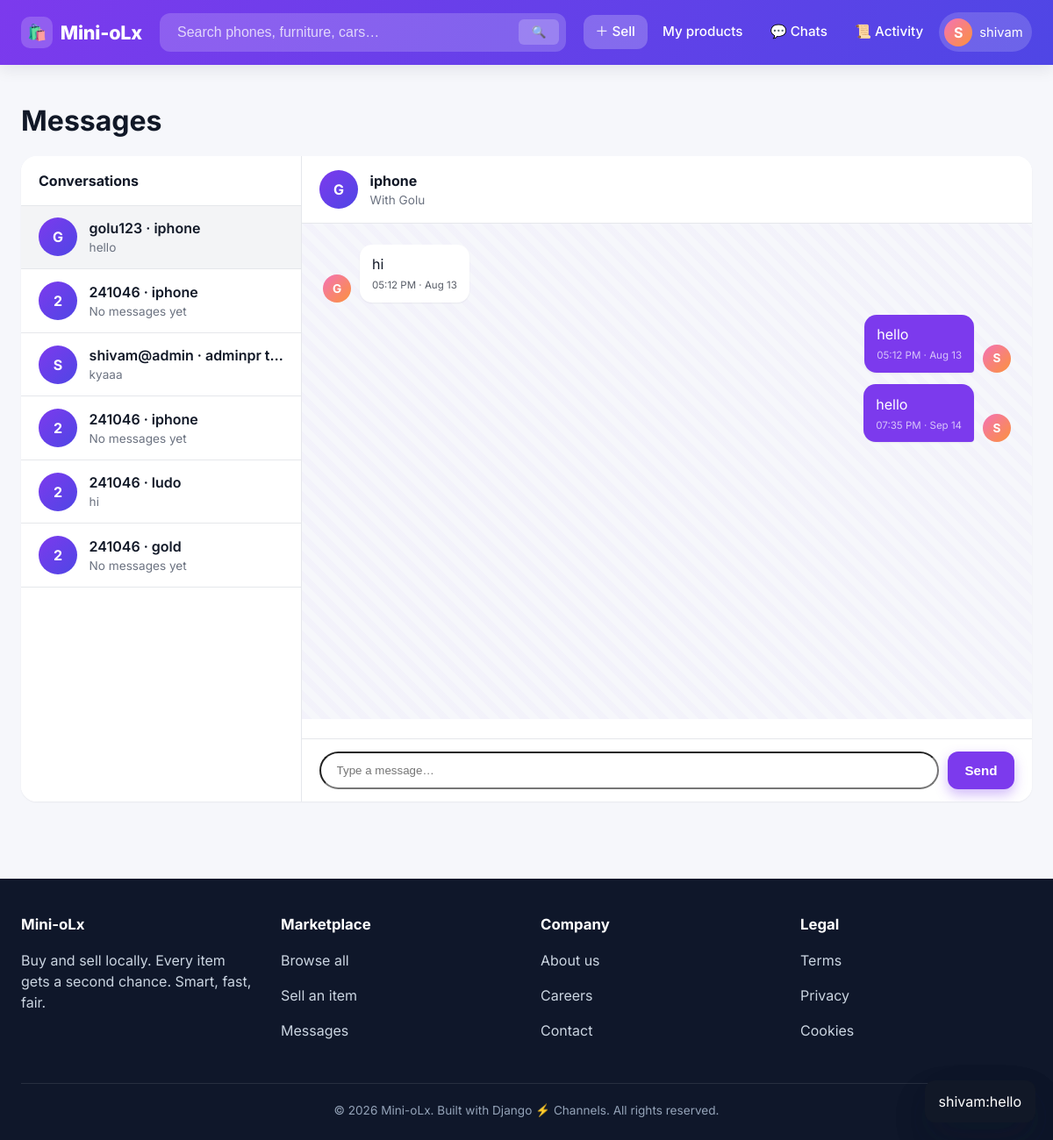
The app's page /chat/chat/7/ (signed in) with its own data.
### accounts/models.py (models this page shows, shortened)
class customUser(AbstractUser):
    email=models.EmailField(unique=True, max_length=254)
    phone=models.CharField(max_length=15,unique=True)
    address=models.CharField(max_length=254,blank=True)

### chat/models.py (models this page shows, shortened)
class message(models.Model):
    room = models.ForeignKey(
        chatroom, on_delete=models.CASCADE, related_name='message'
    )
    sender = models.ForeignKey(User, on_delete=models.CASCADE)
    message = models.TextField()
    created_at = models.DateTimeField(auto_now_add=True)
    class Meta:
        indexes = [
            Index(fields=['room', '-created_at'], name='chat_msg_room_idx'),
        ]
        ordering = ['created_at']
    def __str__(self):
        return f"{self.sender.username}:{self.message[:30]}"

class chatroom(models.Model):
    product = models.ForeignKey(
        product, on_delete=models.CASCADE, related_name='chatrooms'
    )
    buyer = models.ForeignKey(
        User, on_delete=models.CASCADE, related_name='chat_buyer'
    )
    seller = models.ForeignKey(
        User, on_delete=models.CASCADE, related_name='chat_seller'
    )
    created_at = models.DateTimeField(auto_now_add=True)
    updated_at = models.DateTimeField(auto_now=True)
    class Meta:
        unique_together = ('buyer', 'seller', 'product')
        indexes = [
            Index(fields=['buyer', '-updated_at'],  name='chat_room_buyer_idx'),
            Index(fields=['seller', '-updated_at'], name='chat_room_seller_idx'),
        ]
    @property
    def last_message(self):
        return self.message.order_by('-created_at').first()

### product/models.py (models this page shows, shortened)
class product(models.Model):
    seller = models.ForeignKey(settings.AUTH_USER_MODEL, on_delete=models.CASCADE)
    title = models.CharField(max_length=100)
    description = models.TextField()
    price = models.DecimalField(max_digits=10, decimal_places=2)
    category = models.CharField(max_length=50, choices=[
        ('electronics', 'Electronics'),
        ('furniture', 'Furniture'),
        ('clothing', 'Clothing'),
        ('books', 'Books'),
        ('toys', 'Toys'),
        ('other', 'Other'),
    ])
    brand = models.CharField(max_length=50, blank=True, default='Unknown')
    subcategory = models.CharField(max_length=50)
    address = models.CharField(max_length=255)
    phone_number = models.CharField(max_length=15, blank=True, null=True)
    created_at = models.DateTimeField(auto_now_add=True)
    class Meta:
        indexes = [
            Index(fields=['-created_at'], name='prod_created_idx'),
            Index(fields=['category', '-created_at'], name='prod_cat_created_idx'),
            Index(fields=['seller', '-created_at'], name='prod_seller_idx'),
        ]
        ordering = ['-created_at']

### chat/views.py (the view)
# urls.py: path('chat/<int:chatroom_id>/', views.chat_details, name='chat_detail'),
@login_required
def chat_details(request, chatroom_id):
    conversation = get_object_or_404(
        chatroom.objects.select_related('product', 'buyer', 'seller'),
        id=chatroom_id,
    )
    if request.user.id not in (conversation.buyer_id, conversation.seller_id):
        return redirect('home')
    messages = conversation.message.order_by('created_at')
    conversation.other_user = (
        conversation.seller if conversation.buyer_id == request.user.id else conversation.buyer
    )
    qs = (
        chatroom.objects.filter(buyer=request.user) |
        chatroom.objects.filter(seller=request.user)
    )
    qs = qs.select_related('product', 'buyer', 'seller').order_by('-updated_at')
    rooms = []
    for room in qs:
        room.other_user = room.seller if room.buyer_id == request.user.id else room.buyer
        rooms.append(room)
    return render(request, 'chat_details.html', {
        'conversation': conversation,
        'messages': messages,
        'chatroom': rooms
    })

### templates/chat_details.html (shortened to what this page needs)
{% extends "base.html" %}
{% block content %}
<div class="molx-container" style="padding-top: 1.5rem; padding-bottom: 1.5rem;">
    <h1 style="margin: 0 0 1rem;">Messages</h1>
    {% if chatroom %}
        <div class="molx-chat molx-card">
                <aside class="molx-chat__sidebar">
                    <div class="molx-chat__sidebar-header">Conversations</div>
                    {% for c in chatroom %}
                    <a href="{% url 'chat_detail' c.id %}" class="molx-chat__item {% if c.id == conversation.id %}is-active{% endif %}" style="color:inherit;">
                        <div class="molx-chat__item-avatar">{{ c.other_user.username|slice:":1"|upper }}</div>
                        <div class="molx-chat__item-meta">
                            <div class="molx-chat__item-title">{{ c.other_user.username }} · {{ c.product.title }}</div>
                            <div class="molx-chat__item-sub">
                                {% if c.last_message %}{{ c.last_message.message }}{% else %}No messages yet{% endif %}
                            </div>
                        </div>
                    </a>
                    {% endfor %}
                </aside>
                <section class="molx-chat__main">
                    <header class="molx-chat__header">
                        <div class="molx-chat__item-avatar">{{ conversation.other_user.username|slice:":1"|upper }}</div>
                        <div>
                            <div class="molx-chat__header-title">{{ conversation.product.title }}</div>
                            <div class="molx-chat__header-sub">
                                With {{ conversation.other_user.first_name|default:conversation.other_user.username }}
                            </div>
                        </div>
                    </header>
                <div id="message-box" class="molx-chat__body">
                    {% for msg in messages %}
                        <div class="molx-msg {% if msg.sender == request.user %}molx-msg--me{% endif %}">
                            <div class="molx-msg__avatar">{{ msg.sender.username|slice:":1"|upper }}</div>
                            <div class="molx-msg__bubble">
                                {{ msg.message }}
                                <span class="molx-msg__time">{{ msg.created_at|date:"h:i A · M d" }}</span>
                            </div>
                        </div>
                    {% empty %}
                        <div style="text-align:center; color:var(--c-text-muted); padding: 2rem;">Say hi 👋</div>
                    {% endfor %}
                </div>
                <div id="typing-indicator" class="molx-typing"></div>
                <form id="chat-form" class="molx-chat__compose">
                    <input id="chat-input" type="text" placeholder="Type a message…" autocomplete="off" required>
                    <button type="submit" class="molx-btn molx-btn--primary">Send</button>
                </form>
            </section>
        </div>
    {% else %}
        <div class="molx-card" style="padding: 3rem; text-align: center;">
            <div style="font-size: 3rem;">💬</div>
            <h2>No conversations yet</h2>
            <p style="color:var(--c-text-muted);">Open any product and click <em>Chat with seller</em> to start a conversation.</p>
        </div>
    {% endif %}
</div>
{% endblock %}

### templates/base.html (shortened to what this page needs)
{% load static %}
<!DOCTYPE html>
<html lang="en">
<head>
    <link rel="stylesheet" href="{% static 'style.css' %}">
</head>
<body>
<header class="molx-nav">
    <div class="molx-nav__inner molx-container">
        <a href="{% url 'home' %}" class="molx-brand">
            <span class="molx-brand__logo">🛍️</span>
            <span>Mini-oLx</span>
        </a>
        <form class="molx-search" action="{% url 'home' %}" method="get" role="search">
            <input type="search" name="q" placeholder="Search phones, furniture, cars…" value="{{ request.GET.q }}">
            <button type="submit" aria-label="Search">🔍</button>
        </form>
        <nav class="molx-nav__links">
            {% if user.is_authenticated %}
                <a href="{% url 'add_product' %}" class="molx-nav__link molx-nav__link--primary">＋ Sell</a>
                <a href="{% url 'my_products' %}" class="molx-nav__link">My products</a>
                <a href="{% url 'chat_list' %}" class="molx-nav__link">💬 Chats</a>
                <a href="{% url 'my_activity' %}" class="molx-nav__link">📜 Activity</a>
                <div class="molx-nav__user" tabindex="0" aria-label="Account menu">
                    <span class="molx-nav__user-avatar">{{ user.first_name|slice:":1"|upper|default:user.username|slice:":1"|upper }}</span>
                    <span style="font-size:.92rem;">{{ user.first_name|default:user.username }}</span>
                </div>
            {% else %}
                <a href="{% url 'login' %}" class="molx-nav__link">Login</a>
                <a href="{% url 'signup' %}" class="molx-nav__link molx-nav__link--primary">Sign up</a>
            {% endif %}
        </nav>
    </div>
</header>
<main>
    {% if messages %}
        <div class="molx-container" style="padding-top: 1rem;">
            {% for m in messages %}
                <div class="molx-toast {% if m.tags %}molx-toast--{{ m.tags }}{% endif %} is-visible">{{ m }}</div>
            {% endfor %}
        </div>
    {% endif %}
    {% block content %}{% endblock %}
</main>
<footer class="molx-footer">
    <div class="molx-container">
        <div class="molx-footer__grid">
            <div>
                <h4>Mini-oLx</h4>
                <p>Buy and sell locally. Every item gets a second chance. Smart, fast, fair.</p>
            </div>
            <div>
                <h4>Marketplace</h4>
                <p><a href="{% url 'home' %}">Browse all</a></p>
                <p><a href="{% url 'add_product' %}">Sell an item</a></p>
                <p><a href="{% url 'chat_list' %}">Messages</a></p>
            </div>
            <div>
                <h4>Company</h4>
                <p><a href="#">About us</a></p>
                <p><a href="#">Careers</a></p>
                <p><a href="#">Contact</a></p>
            </div>
            <div>
                <h4>Legal</h4>
                <p><a href="#">Terms</a></p>
                <p><a href="#">Privacy</a></p>
                <p><a href="#">Cookies</a></p>
            </div>
        </div>
        <div class="molx-footer__bottom">© {% now "Y" %} Mini-oLx. Built with Django ⚡ Channels. All rights reserved.</div>
    </div>
</footer>
</body>
</html>

### records on screen
customUser: first_name "S", first_name "shivam"
message: sender+message "shivam:hello", sender.username "S", message "hello", created_at "07:35 PM · Sep 14"
chatroom: other_user.username "G", other_user.username "golu123", product "iphone", last_message.message "hello", other_user.first_name "Golu"
chatroom: other_user.username "2", other_user.username "241046", product "iphone", shows "No messages yet"
chatroom: other_user.username "S", other_user.username "shivam@admin", product "adminpr…", last_message.message "kyaaa"
chatroom: other_user.username "2", other_user.username "241046", product "iphone", shows "No messages yet"
chatroom: other_user.username "2", other_user.username "241046", product "ludo", last_message.message "hi"
chatroom: other_user.username "2", other_user.username "241046", product "gold", shows "No messages yet"
message: sender.username "G", message "hi", created_at "05:12 PM · Aug 13"
message: sender.username "S", message "hello", created_at "05:12 PM · Aug 13"
